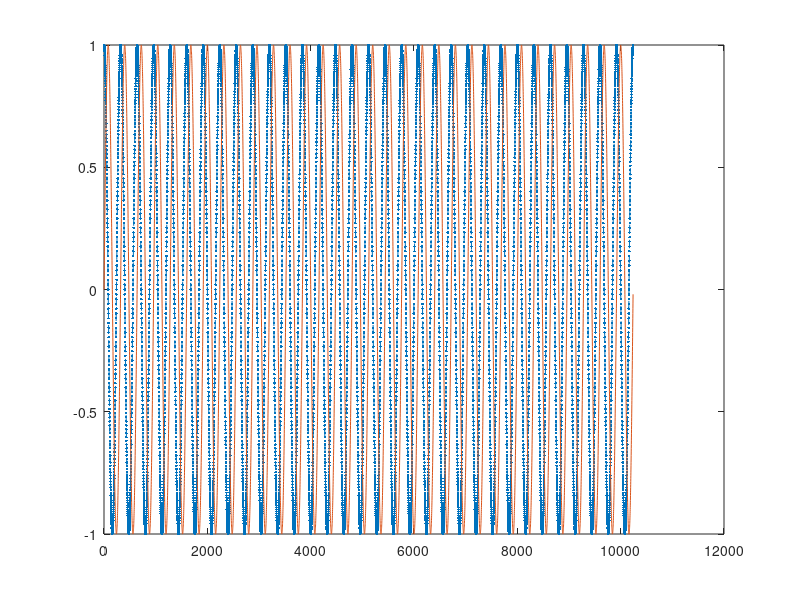
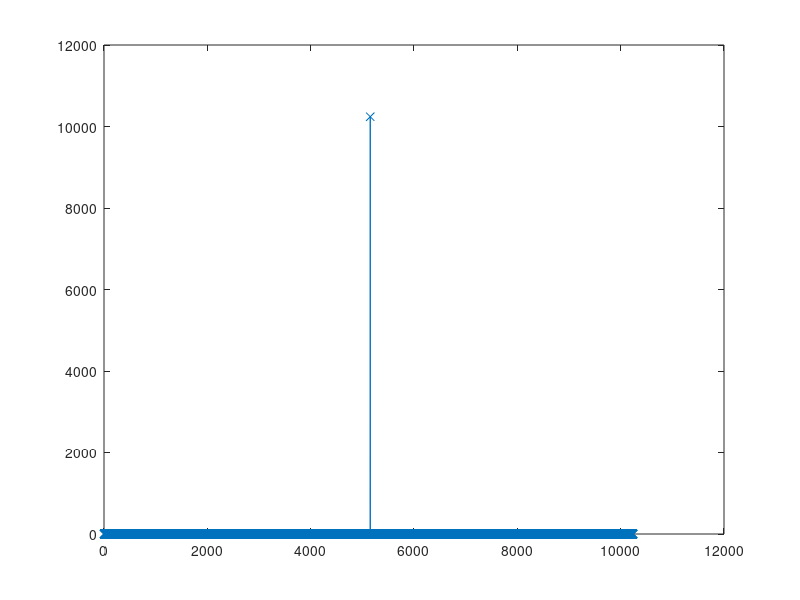

These charts were generated, in order, by the following MATLAB code:
close all;
clear all;
clc;

fileName = "singleTone.txt";
Fs = 122.88e6;
Fc = 0.384e6;
L = 10240;
t = 1/Fs*(0:L-1);

%%
signal = exp(1i*2*pi*Fc*t); 

% signal1 = zeros(1, L*2);
% 
% for i = 1:length(signal)
%     signal1(1, 2*i-1) = signal(1, i);
%     signal1(1, 2*i) = signal(1, i);
% end
% signal = signal1;
% 
% Fc2 = Fs/2+1e5;
% disturb = exp(1i*2*pi*Fc2*t);
% 
% figure;
% plot(real(disturb), '.r'); hold on
% plot(imag(disturb),'-xb');
% 
% signal = signal + real(disturb); 


figure;
plot(real(signal), '--.'); hold on
plot(imag(signal));

figure;
plot(abs(fftshift(fft(signal))), '-x');

%%
if 1
% Convert the complex waveform to fixed-point 16-bit and then to hexadecimal
I_fixed = int16(real(signal) * 32767);
Q_fixed = int16(imag(signal) * 32767);

I_hex = dec2hex(typecast(I_fixed, 'uint16'), 4); % Convert to 16-bit hex
Q_hex = dec2hex(typecast(Q_fixed, 'uint16'), 4); % Convert to 16-bit hex

% Combine the hex strings into the desired format
hexStrings = strcat('0x', I_hex, Q_hex);

% Save to a text file
fileID = fopen(fileName, 'w');
for i = 1:length(hexStrings)
    fprintf(fileID, '%s,\n', hexStrings(i, :));
end
fclose(fileID);

end

if 0
fileName = "Test1.bin";
fid = fopen(fileName, 'wb');
% Check if the file opened successfully
if fid == -1
    error('Failed to open file for writing');
end

% Write the int16 data to the file
IQ_fixed = zeros(1, length(I_fixed));
for index = 1:length(I_fixed)
    IQ_fixed(1, 2*index-1) = I_fixed(1, index);
    IQ_fixed(1, 2*index) = Q_fixed(1, index);    
end

fwrite(fid, IQ_fixed, 'int16');

% Close the file
fclose(fid);
end

